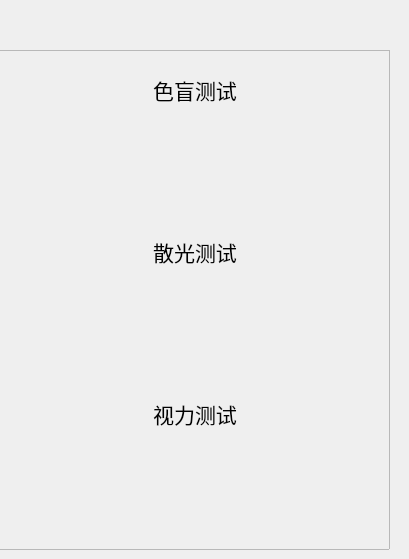
   <widget class="QWidget" name="page_2">
    <widget class="QFrame" name="frame_2">
     <property name="geometry">
      <rect>
       <x>-10</x>
       <y>50</y>
       <width>400</width>
       <height>500</height>
      </rect>
     </property>
     <property name="minimumSize">
      <size>
       <width>400</width>
       <height>500</height>
      </size>
     </property>
     <property name="maximumSize">
      <size>
       <width>400</width>
       <height>500</height>
      </size>
     </property>
     <property name="frameShape">
      <enum>QFrame::StyledPanel</enum>
     </property>
     <property name="frameShadow">
      <enum>QFrame::Raised</enum>
     </property>
     <layout class="QVBoxLayout" name="verticalLayout">
      <property name="leftMargin">
       <number>4</number>
      </property>
      <item>
       <widget class="QToolButton" name="toolButton_5">
        <property name="minimumSize">
         <size>
          <width>400</width>
          <height>60</height>
         </size>
        </property>
        <property name="maximumSize">
         <size>
          <width>400</width>
          <height>60</height>
         </size>
        </property>
        <property name="font">
         <font>
          <pointsize>16</pointsize>
         </font>
        </property>
        <property name="text">
         <string>色盲测试</string>
        </property>
        <property name="autoRaise">
         <bool>true</bool>
        </property>
       </widget>
      </item>
      <item>
       <spacer name="verticalSpacer_2">
        <property name="orientation">
         <enum>Qt::Vertical</enum>
        </property>
        <property name="sizeHint" stdset="0">
         <size>
          <width>20</width>
          <height>40</height>
         </size>
        </property>
       </spacer>
      </item>
      <item>
       <widget class="QToolButton" name="toolButton_6">
        <property name="minimumSize">
         <size>
          <width>400</width>
          <height>60</height>
         </size>
        </property>
        <property name="maximumSize">
         <size>
          <width>400</width>
          <height>60</height>
         </size>
        </property>
        <property name="font">
         <font>
          <pointsize>16</pointsize>
         </font>
        </property>
        <property name="text">
         <string>散光测试</string>
        </property>
        <property name="autoRaise">
         <bool>true</bool>
        </property>
       </widget>
      </item>
      <item>
       <spacer name="verticalSpacer">
        <property name="orientation">
         <enum>Qt::Vertical</enum>
        </property>
        <property name="sizeHint" stdset="0">
         <size>
          <width>20</width>
          <height>40</height>
         </size>
        </property>
       </spacer>
      </item>
      <item>
       <widget class="QToolButton" name="toolButton_7">
        <property name="minimumSize">
         <size>
          <width>400</width>
          <height>60</height>
         </size>
        </property>
        <property name="maximumSize">
         <size>
          <width>400</width>
          <height>60</height>
         </size>
        </property>
        <property name="font">
         <font>
          <pointsize>16</pointsize>
         </font>
        </property>
        <property name="text">
         <string>视力测试</string>
        </property>
        <property name="autoRaise">
         <bool>true</bool>
        </property>
       </widget>
      </item>
      <item>
       <spacer name="verticalSpacer_4">
        <property name="orientation">
         <enum>Qt::Vertical</enum>
        </property>
        <property name="sizeHint" stdset="0">
         <size>
          <width>20</width>
          <height>40</height>
         </size>
        </property>
       </spacer>
      </item>
     </layout>
    </widget>
   </widget>
